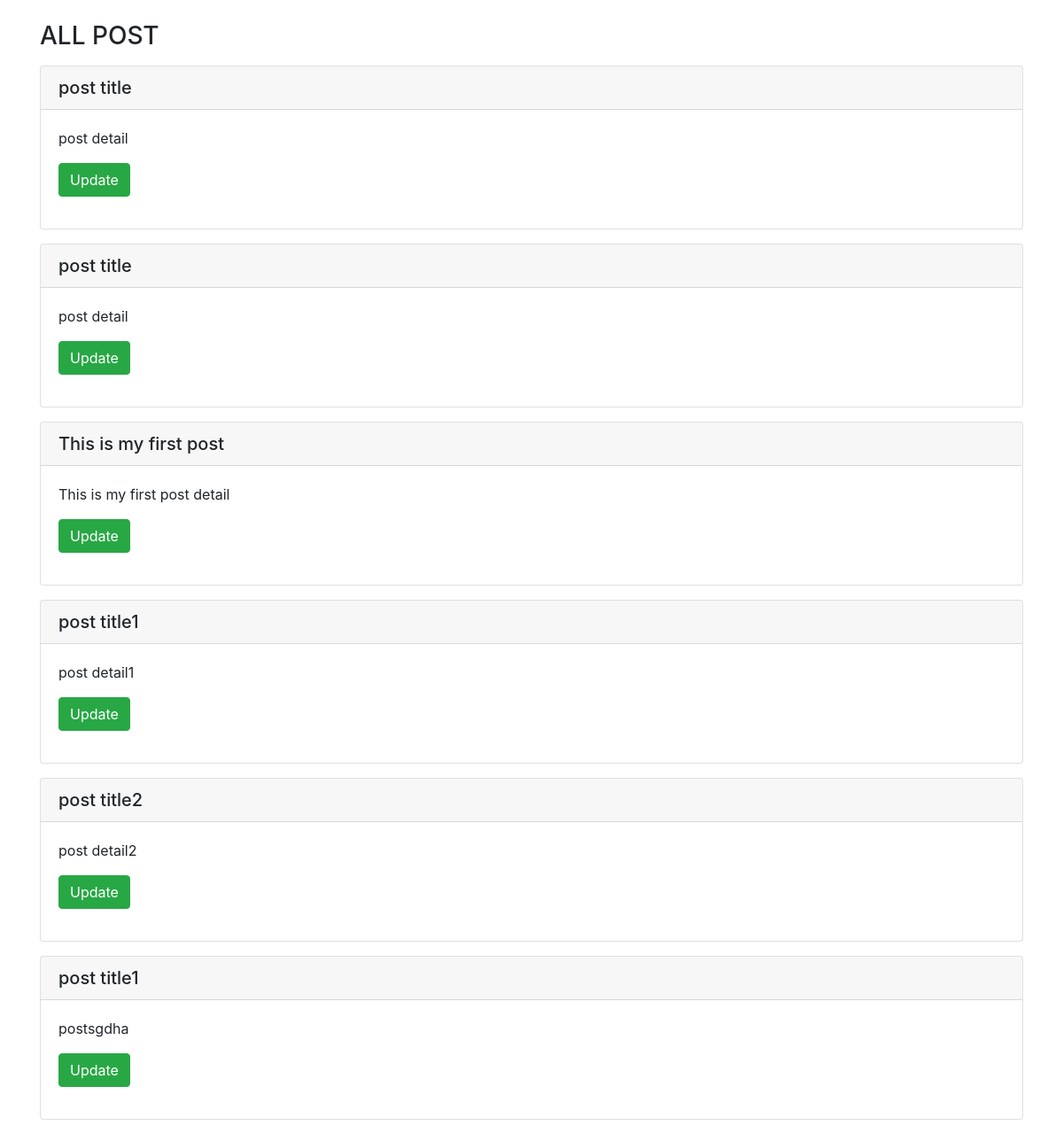
The page / on the database its author committed.
### curd/models.py (models this page shows)
class post(models.Model):
    title=models.CharField(max_length=100)
    detail=models.TextField()

### curd/views.py (the view)
# urls.py: path('',views.home,name='home'),
def home(request):
    posts=post.objects.all()
    return render(request,'home.html',{'posts':posts})

### curd/templates/home.html (shortened to what this page needs)
{% load static %}
<!DOCTYPE html>
<html lang="en">
<head>
    <link rel="stylesheet" href="{% static 'bootstrap.min.css' %}">
</head>
<body>
<div class="container my-4">
       <h3>ALL POST</h3>
       {% for post in posts %}
       <div class="card my-3">
           <h5 class="card-header">{{post.title}}</h5>
           <div class="card-body">
                <p class="card-text">{{post.detail}}</p>
                <p><a href="/update/{{post.id}}" class="btn btn-success">Update</a></p>
           </div>
       </div>
       {% endfor %}
</div>
</body>
</html>

### rows shown on the page
post: title "post title", detail "post detail"
post: title "post title", detail "post detail"
post: title "This is my first post", detail "This is my first post detail"
post: title "post title1", detail "post detail1"
post: title "post title2", detail "post detail2"
post: title "post title1", detail "postsgdha"
